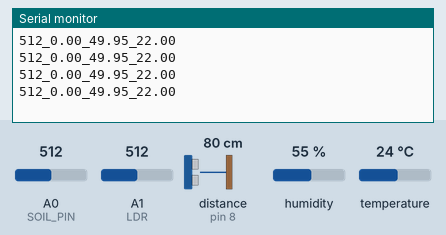
A sketch run on a simulated Arduino Uno, built with avr-gcc and run on an emulated ATmega328P. Shown: the last lines printed to the serial monitor. Wiring (inferred from the names in the program): ultrasonic range finder: trigger pin 7; echo pin 8. Inputs (shaded band) come from the test bench; at power-on: distance to the obstacle (sensor on pin 8) 80 cm, temperature 24 °C, A0 (SOIL_PIN) = 512, A1 (LDR) = 512, humidity 55 %. The echo pulse lasts 58.3 µs per cm.

Above: at 1.2 s.
1.3 s: distance to the obstacle (sensor on pin 8) set to 2 cm
At 2.08 s:
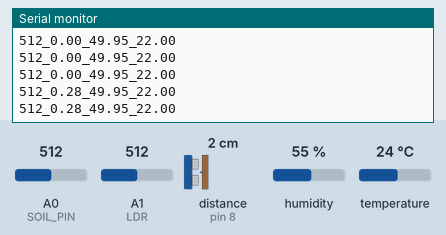
2.8 s: temperature set to 12 °C
At 2.99 s:
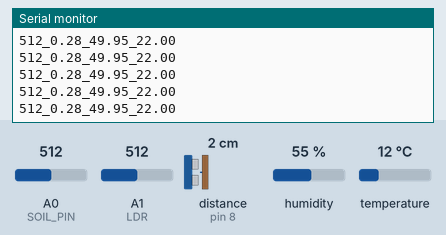
4.3 s: A0 (SOIL_PIN) set to 716
At 4.53 s:
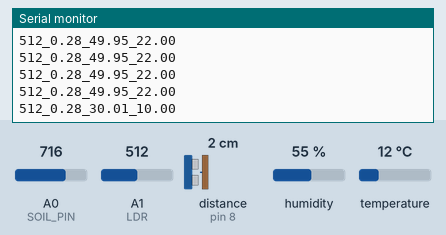
5.8 s: A1 (LDR) set to 716
At 6.35 s:
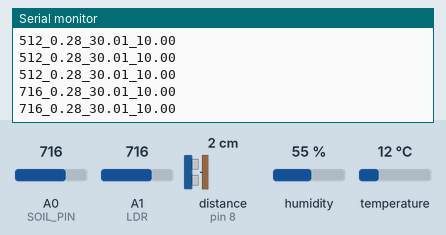
7.3 s: distance to the obstacle (sensor on pin 8) set to 4 cm
At 8.48 s:
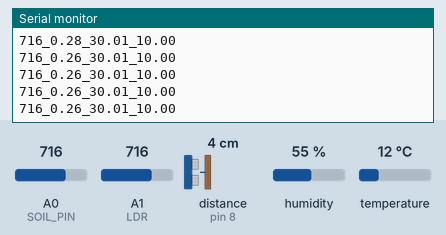
8.8 s: temperature set to 19 °C
At 10.93 s:
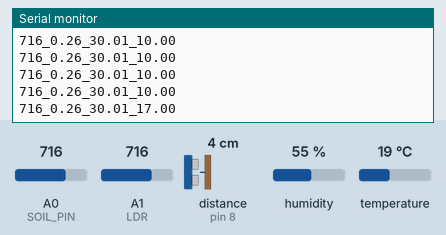
Timing chart, 0 to 11.3 s (numbered marks = the images above; inputs shaded):
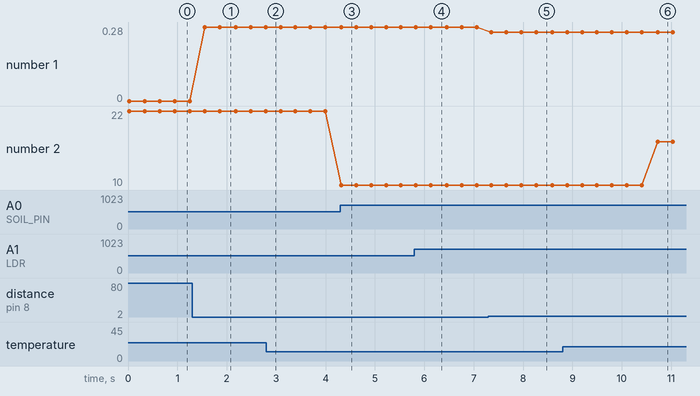

The sketch:

minsys-versi-2-BACASENSOR.ino
```cpp
#include <DHT.h>
#define DHTPIN 4
#define DHTTYPE DHT11
DHT dht(DHTPIN, DHTTYPE);
#define SOIL_PIN A0
#define LDR A1
#define TRIGGPIN 7
#define ECHOPIN 8

void setup() {
  // Serial.begin(115200);
  Serial.begin(9600);

  dht.begin();
  pinMode(TRIGGPIN, OUTPUT);
  pinMode(ECHOPIN, INPUT);
}

void loop() {
  float temp = dht.readTemperature() - 2.0;
  float humi = dht.readHumidity();

  int lightValue =  analogRead(LDR);

  int bacaSoil = analogRead(SOIL_PIN);
  float dataSoil = (100 - ((bacaSoil/1023.00) * 100));

  float dataLevelAir = pembacaanJarak();
  double ketinggianAir = 0.30 - dataLevelAir; //nilai 0.30 dlm meter yaitu ukuran tanki yaitu 0.30 meter

  if(ketinggianAir <= 0 || dataLevelAir <= 0 || dataLevelAir > 0.30 )  {
    ketinggianAir = 0;
    dataLevelAir = 0;
    // Serial.println("Error: Jarak tidak valid");
    // Serial.println("------------------------------------------");
  }

  // Serial.print("Jarak ke Permukaan Air: ");
  // Serial.print(dataLevelAir, 2);
  // Serial.println(" m");
  // Serial.println("------------------------------------------");
  // delay(1000);

  // Serial.print("Level Air: ");
  // Serial.print(ketinggianAir, 2);
  // Serial.println(" m");
  // Serial.println("------------------------------------------");
  // delay(1000);

  // Serial.print("Data Soil Moisture: ");
  // Serial.print(dataSoil);
  // Serial.println(" %");
  // Serial.println("------------------------------------------");
  // delay(1000);

  // Serial.print("Data LDR: ");
  // Serial.print(lightValue);
  // Serial.println(" LUX");
  // Serial.println("------------------------------------------");
  // delay(2000);

  if (isnan(humi) || isnan(temp) ) {
    Serial.println("DHT11 ERROR");
    return 0;
  }
  kirimDatatoMcu8266(lightValue, ketinggianAir, dataSoil, temp);

  //else {
  //   Serial.print("Temperature: ");
  //   Serial.print(temp);
  //   Serial.println(" °C");
  //   Serial.println("------------------------------------------");
  //   delay(1000);

  //   Serial.print("Humidity: ");
  //   Serial.print(humi);
  //   Serial.println(" %");
  //   Serial.println("------------------------------------------");
  // }
    delay(300);
}

// sudah terkonvert ke meter buat ketinggan dari permukaan air
float pembacaanJarak() {
  long duration;
  double meter;
  digitalWrite(TRIGGPIN, LOW);
  delayMicroseconds(2);
  digitalWrite(TRIGGPIN, HIGH);
  delayMicroseconds(10);
  digitalWrite(TRIGGPIN, LOW);

  duration = pulseIn(ECHOPIN, HIGH);
  meter = (duration * 0.034 / 2) / 100;
  return meter;
}

// Kirim Data ke NodeMCU8266
void kirimDatatoMcu8266(int ldr, double ultrasonic, float soil, float temp) {
  String kirimData = String(ldr) + "_" + String(ultrasonic) + "_" + String(soil) + "_" + String(temp);
  Serial.println(kirimData);
}
```

Measured:
- after the input at 1.3 s, the serial monitor: prints a new line after 0.26 s (image 1)
- after the input at 4.3 s, the serial monitor: prints a new line at once (image 3)
- after the input at 5.8 s, the serial monitor: prints a new line at once (image 4)
- after the input at 7.3 s, the serial monitor: prints a new line after 0.06 s (image 5)
- after the input at 8.8 s, the serial monitor: prints a new line after 1.9 s (image 6)
- plotted number 1: 0 → 0.28 after the input at 1.3 s, 0.28 → 0.26 after the input at 7.3 s
- plotted number 2: 10 → 17 after the input at 8.8 s
